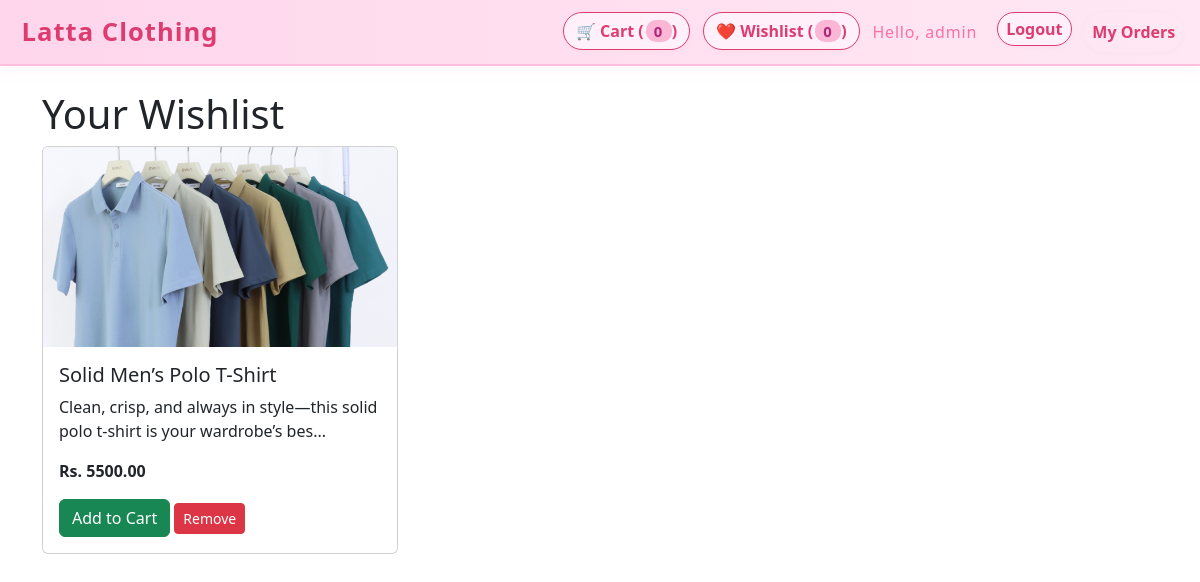
Before: /wishlist/ (signed in) with the older database file.
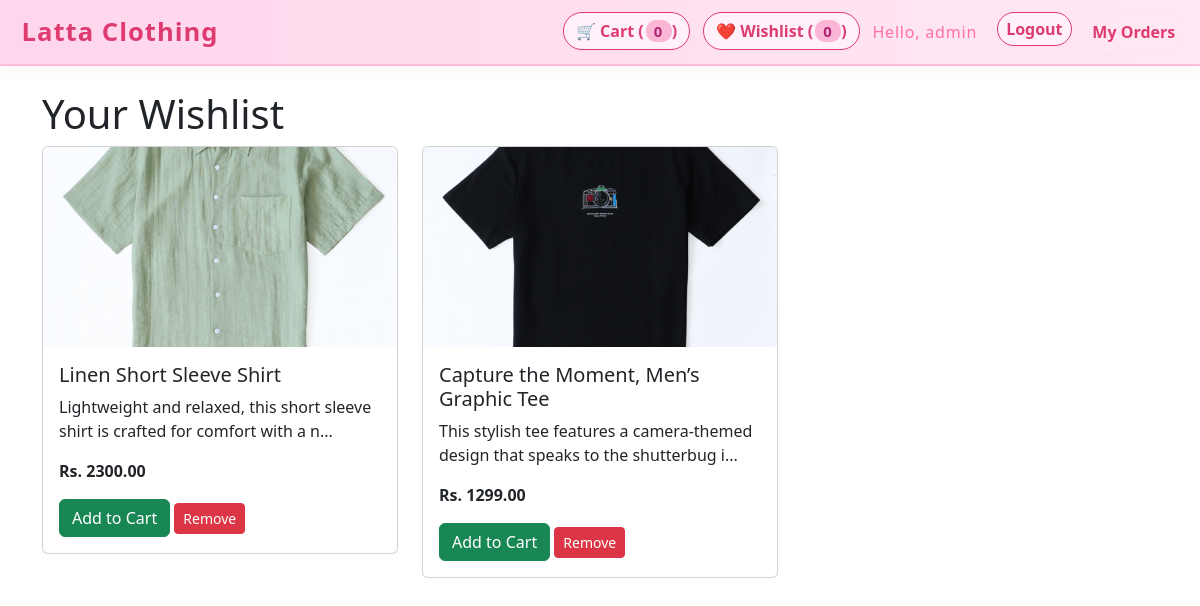
After: the same page with the newer database file.
### store/models.py (models this page shows, shortened)
class WishlistItem(models.Model):
    user = models.ForeignKey(User, on_delete=models.CASCADE)
    product = models.ForeignKey(Product, on_delete=models.CASCADE)
    added_at = models.DateTimeField(auto_now_add=True)
    class Meta:
        unique_together = ('user', 'product')
        ordering = ['-added_at']

class Product(models.Model):
    CATEGORY = [
        ('Pant','Pant'),
        ('Shirt','Shirt'),
        ('T-Shirt','T-Shirt'),
        ('Sweater','Sweater'),
        ('Formal','Coat & Blazer'),
    ]
    name = models.CharField(max_length=200)
    description = models.TextField(blank=True)
    category = models.CharField(max_length=50,choices=CATEGORY,default='')
    base_price = models.DecimalField(
        max_digits=10,
        decimal_places=2,
        help_text="Base price without variations"
    )
    image = models.ImageField(upload_to='product_images/')
    is_available = models.BooleanField(default=True)
    created_at = models.DateTimeField(auto_now_add=True)
    attributes = models.ManyToManyField(
        ProductAttribute,
        blank=True,
        help_text="Attributes available for this product"
    )
    class Meta:
        ordering = ['-created_at']
    @property
    def price(self):
        if hasattr(self, 'variants') and self.variants.filter(is_active=True).exists():
            return min(v.get_final_price() for v in self.variants.filter(is_active=True))
        return self.base_price

### store/views.py (the view)
# urls.py: path('wishlist/', views.wishlist_view, name='wishlist'),
def wishlist_view(request):
    if not request.user.is_authenticated:
        messages.info(request, "Please log in to view your wishlist.")
        return redirect('login')
    items = WishlistItem.objects.filter(user=request.user).select_related('product')
    return render(request, 'store/wishlist.html', {'wishlist_items': items})

### store/templates/store/wishlist.html (shortened to what this page needs)
{% extends 'store/base.html' %}  {% block content %}
<h1>Your Wishlist</h1>
{% if wishlist_items %}
<div class="row">
  {% for item in wishlist_items %}
  <div class="col-md-4 mb-4">
    <div class="card">
      <img
        src="{{ item.product.image.url }}"
        class="card-img-top"
        height="200"
        style="object-fit: cover"
      />
      <div class="card-body">
        <h5 class="card-title">{{ item.product.name }}</h5>
        <p class="card-text">{{ item.product.description|slice:":80" }}...</p>
        <p class="fw-bold">Rs. {{ item.product.price }}</p>
        <button
          class="btn btn-success add-to-cart-from-wishlist-btn"
          data-id="{{ item.product.id }}"
        >
          Add to Cart
        </button>
        <button
          class="btn btn-danger btn-sm remove-wishlist-btn"
          data-id="{{ item.product.id }}"
        >
          Remove
        </button>
      </div>
    </div>
  </div>
  {% endfor %}
</div>
{% else %}
<p>Your wishlist is empty.</p>
{% endif %} {% endblock %}

### store/templates/store/base.html (shortened to what this page needs)
<!DOCTYPE html>
<html>
  <head>
    <link
      href="https://cdn.jsdelivr.net/npm/bootstrap@5.3.0/dist/css/bootstrap.min.css"
      rel="stylesheet"
    />
  </head>
  <body>
    {% include 'store/navbar.html' %}
    <div class="container mt-4">{% block content %}{% endblock %}</div>
  </body>
</html>

### store/templates/store/navbar.html (shortened to what this page needs)
<nav class="navbar navbar-expand-lg navbar-light navbar-custom">
  <div class="container-fluid">
    <a class="navbar-brand" href="{% url 'home' %}">Latta Clothing</a>
    <ul class="navbar-nav ms-auto">
      <li class="nav-item me-2">
        <a href="{% url 'view_cart' %}" class="btn btn-outline-dark">
          🛒 Cart (<span id="cart-count">{{ request.session.cart|length|default:0 }}</span>)
        </a>
      </li>
      <li class="nav-item me-2">
        <a href="{% url 'wishlist' %}" class="btn btn-outline-dark">
          ❤️ Wishlist (<span id="wishlist-count">{{ request.user.wishlistitem_set.count|length|default:0  }}</span>)
        </a>
      </li>
      {% if user.is_authenticated %}
      <li class="nav-item me-2 d-flex align-items-center">
        <span class="navbar-text">Hello, {{ user.username }}</span>
      </li>
      <li class="nav-item me-2">
        <form action="{% url 'logout' %}" method="post" style="display: inline">
          <button type="submit" class="btn btn-outline-dark btn-sm">
            Logout
          </button>
        </form>
      </li>
      {% endif %}
      {% if user.is_authenticated %}
      <li class="nav-item">
        <a class="nav-link" href="{% url 'my_orders' %}">My Orders</a>
      </li>
      {% endif %}
    </ul>
  </div>
</nav>

### store/templates/store/navbar.html (style rules this page uses)
.navbar-custom { background: linear-gradient(90deg, #ffd6ec 0%, #ffe8f3 100%); box-shadow: 0 2px 16px rgba(248, 151, 187, 0.12); border-bottom: 2px solid #fbbedb; }
.navbar-brand { color: #de3c71 !important; font-weight: 700; font-size: 1.6rem; letter-spacing: 1px; padding-left: 0.6rem; transition: color 0.2s; }
.navbar-nav .nav-item .btn, .navbar-nav .nav-item .nav-link { border-radius: 20px; margin-right: 0.3rem; font-weight: 600; font-size: 1rem; transition: background 0.2s, color 0.2s, box-shadow 0.2s; box-shadow: 0 1px 4px rgba(248, 151, 187, 0.08); }
.btn-outline-dark { border-color: #de3c71 !important; color: #de3c71 !important; background: #fff0fa !important; }
.nav-link { color: #de3c71 !important; }
.navbar-text { color: #ff6fa6 !important; font-weight: 500; margin-right: 0.75rem; letter-spacing: 0.05rem; }
#cart-count, #wishlist-count { background: #fbb6d6; color: #ae2675; border-radius: 10px; padding: 1px 8px; font-size: 0.93em; margin-left: 2px; font-weight: 700; letter-spacing: 0.1em; }

Changed rows visible on the page:
removed WishlistItem: product.image (picture), product.name "Solid Men’s Polo T-Shirt", product.description "Clean, crisp, and always in style—this solid polo t-shirt is your wardrobe’s bes", product.price "5500.00"
added WishlistItem: product.image (picture), product.name "Linen Short Sleeve Shirt", product.description "Lightweight and relaxed, this short sleeve shirt is crafted for comfort with a n", product.price "2300.00"
added WishlistItem: product.image (picture), product.name "Capture the Moment, Men’s Graphic Tee", product.description "This stylish tee features a camera-themed design that speaks to the shutterbug i", product.price "1299.00"
